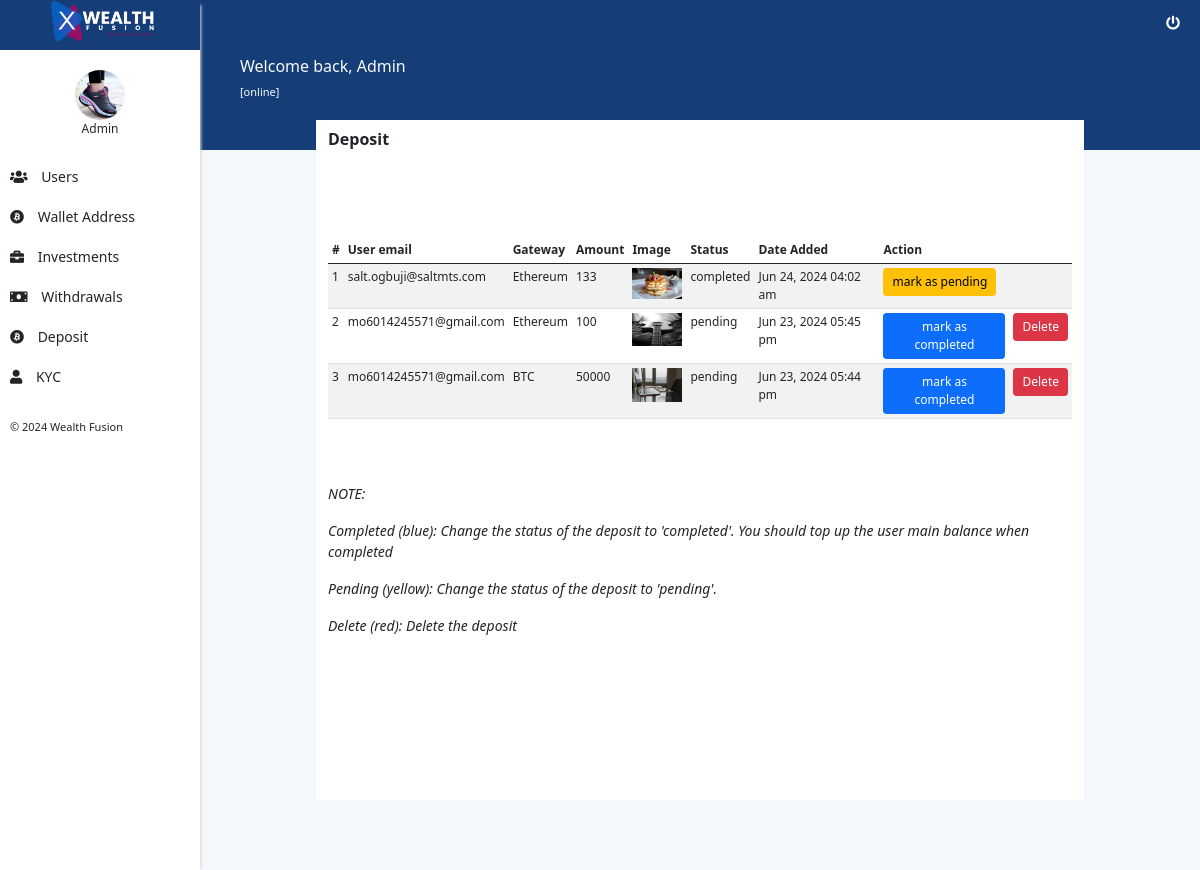
The app's page /user/n/deposit.php (signed in) with its own data.
### tables this page shows
CREATE TABLE `deposit` (
  `id` int(11) NOT NULL,
  `email` varchar(255) NOT NULL,
  `transaction_id` varchar(255) NOT NULL,
  `type` varchar(255) NOT NULL,
  `amount` double NOT NULL,
  `fee` double NOT NULL,
  `status` varchar(255) NOT NULL,
  `gateway` varchar(255) NOT NULL,
  `image` varchar(255) NOT NULL,
  `datetime` varchar(255) NOT NULL
);

### user/n/includes/classes/Helper.php (called while the page is built, shortened)
<?php
class Helper{
	public static function site_name(){
		return "Wealth Fusion";
	}
}
 ?>

### user/n/deposit.php (the view, shortened to what this page needs)
<?php require_once("includes/components/header.php") ?>
<?php
    $stmt = $kon->prepare("SELECT * FROM deposit ORDER BY id DESC");
    $stmt->execute();
    $rows = $stmt->fetchAll(PDO::FETCH_ASSOC);
    $n=1;
?>
<div class="main-content">
    <div class="main-content-wrapper">
        <div class="container">
            <h6>Deposit</h6>
            <div class="text-center py-4">
            </div>
            <div class="table-responsive font-12">
                <table class="table table-striped table-sm table-hover">
                    <thead>
                        <tr>
                            <th scope="col">#</th>
                            <th scope="col">User email</th>
                            <th scope="col">Gateway</th>
                            <th scope="col">Amount</th>
                            <th scope="col">Image</th>
                            <th scope="col">Status</th>
                            <th scope="col">Date Added</th>
                            <th colspan="2">Action</th>
                        </tr>
                    </thead>
                    <tbody>
                        <?php foreach ($rows as $key) { ?>
                            <tr>
                                <td><?= $n++ ?></td>
                                <td><?= $key['email'] ?></td>
                                <td><?= $key['gateway'] ?></td>
                                <td><?= $key['amount'] ?></td>
                                <td>
                                    <img src="../images/deposit/<?= $key['image'] ?>" alt="" width='50'>
                                </td>
                                <td><?= $key['status'] ?></td>
                                <td><?= $key['datetime'] ?></td>
                                <td>
                                <?php if($key['status']=='pending'){ ?>
                                    <a href='process?confirmDeposit=<?= $key['id'] ?>' onclick='return confirm(`Are you sure?`)'><button class='btn btn-sm btn-primary'>mark as completed </button></a>
                                <?php }else{ ?>
                                    <a href='process?unConfirmDeposit=<?= $key['id'] ?>' onclick='return confirm(`Are you sure?`)'><button class='btn btn-sm btn-warning'>mark as pending </button></a>
                                <?php }?>
                                </td>
                                <td>
                                <?php if($key['status']=='pending'){ ?>
                                    <a href='process?deleteDeposit=<?= $key['id'] ?>' onclick='return confirm(`Sure to delete?`)'><button class='btn btn-sm btn-danger'>Delete</button></a>
                                <?php }?>
                                </td>
                            </tr>
                        <?php } ?>
                    </tbody>
                </table>
            </div>
            <div class="mt-5">
                <small>
                    <i>
                    <p>NOTE:</p>
                    <p>Completed (blue): Change the status of the deposit to 'completed'. You should top up the user main balance when completed</p>
                    <p>Pending (yellow): Change the status of the deposit to 'pending'.</p>
                    <p>Delete (red): Delete the deposit</p>
                    </i>
                </small>
            </div>
        </div>
    </div>
</div>
<?php require_once("includes/components/footer.php") ?>

### user/n/includes/components/header.php (shortened to what this page needs)
<!DOCTYPE html>
<html lang="en">
<head>
    <link rel="stylesheet" href="./assets/css/styles.css">
</head>
<body>
    <div class="header my-primary-bg text-light">
        <div class="header-top">
            <div class="header-menu">
                <a href="logout"><i class="fas fa-power-off"></i></a>
            </div>
        </div>
        <div class="header-body">
            <div class="welcome"> Welcome back, Admin</div>
            <span>[online]</span>
        </div>
    </div>
    <div class="sideMenu side-menu">
        <div class="logo"><img src="./assets/img/logo.png" width="120"></div>
        <div class="side-menu-content">
            <div class="user-info">
                <img src="./assets/img/user.jpg" >
                <p>Admin</p>
            </div>
            <a href="dashboard">
                <div class="menu-item"><i class="fas fa-users"></i> Users</div>
            </a>
            <a href="add_wallet">
                <div class="menu-item"><i class="fab fa-bitcoin"></i> Wallet Address</div>
            </a>
            <a href="invest?query=pending">
                <div class="menu-item"><i class="fas fa-briefcase"></i> Investments</div>
            </a>
            <a href="withdraw?query=pending">
                <div class="menu-item"><i class="fas fa-money-bill"></i> Withdrawals</div>
            </a>
            <a href="deposit">
                <div class="menu-item"><i class="fab fa-bitcoin"></i> Deposit</div>
            </a>
            <a href="kyc">
                <div class="menu-item"><i class="fas fa-user"></i> KYC</div>
            </a>
            <div class="copyright">
                &copy; <?= date("Y").' '. Helper::site_name() ?>
            </div>
        </div>
    </div>

### user/n/includes/components/footer.php (shortened to what this page needs)
</body>
</html>

### user/n/assets/css/global.css (style rules this page uses)
* { padding: 0; margin: 0; }
body { box-sizing: border-box; font-family: "Roboto", sans-serif; font-size: 12px; }
:root { --primary-color: #153d78; }
.my-primary-bg { background-color: var(--primary-color) !important; }
.font-12 { font-size: 12px; }

### user/n/assets/css/components/header.css (style rules this page uses)
.header { height: 150px; padding-left: 220px; }
.header-top { display: flex; justify-content: space-between; padding: 10px 20px; }
.header-menu { position: relative; }
.header-menu i { padding-left: 10px; font-size: 14px; }
.header-menu a { color: #fff; }
.header-body { padding: 10px 20px; }
.header-body span { font-size: 11px; }
.side-menu { background-color: var(--primary-color); width: 200px; height: 100%; position: fixed; top: 0; left: 0; z-index: 5; transition: transform 0.5s; -webkit-box-shadow: 4px 2px 3px -3px #d8d8d8; -moz-box-shadow: 4px 2px 3px -3px #d8d8d8; box-shadow: 4px 2px 3px -3px #d8d8d8; }
.side-menu .logo { display: flex; justify-content: center; align-items: center; }
.side-menu-content { position: fixed; top: 50px; left: 0; width: 200px; height: 100%; background-color: #fff; z-index: 7; }
.user-info { margin-top: 20px; display: flex; flex-direction: column; align-items: center; }
.user-info img { width: 50px; height: 50px; border-radius: 50%; }
.user-info p { font-size: 12px; }
.side-menu-content a { text-decoration: none; color: inherit; }
.menu-item { width: 200px; padding: 7px 10px; margin: 5px 0; font-size: 14px; }
.menu-item i { margin-right: 10px; }
.copyright { font-size: 11px; padding: 20px 10px; }
.main-content { padding: 20px; margin-left: 200px; min-height: 90vh; background-color: #f4f7fc; display: flex; justify-content: center; }
.main-content-wrapper { width: 80%; background-color: #fff; transform: translateY(-50px); }
.main-content-wrapper h6 { font-weight: bold; padding: 10px 0; margin-bottom: 30px; }

### user/n/deposit.php (style rules this page uses)
button { font-size:12px !important; }

### records on screen
deposit: email "salt.ogbuji@saltmts.com", gateway "Ethereum", amount "133", image (picture), status "completed", datetime "Jun 24, 2024 04:02 am"
deposit: email "mo6014245571@gmail.com", gateway "Ethereum", amount "100", image (picture), status "pending", datetime "Jun 23, 2024 05:45 pm"
deposit: email "mo6014245571@gmail.com", gateway "BTC", amount "50000", image (picture), status "pending", datetime "Jun 23, 2024 05:44 pm"

### other values on screen
Helper::site_name() "Wealth Fusion"
